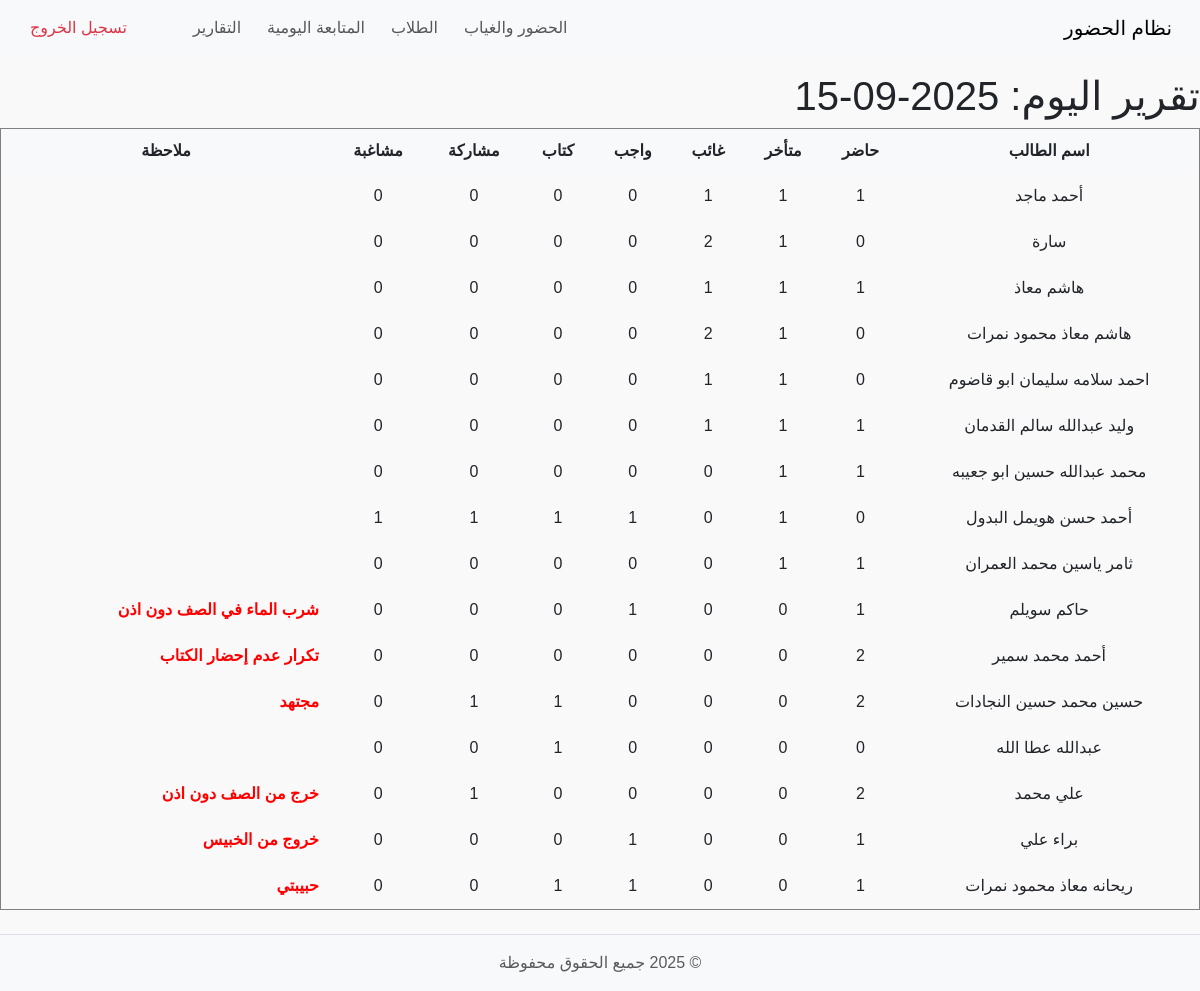
The page /reports (signed in) on the database as committed earlier.
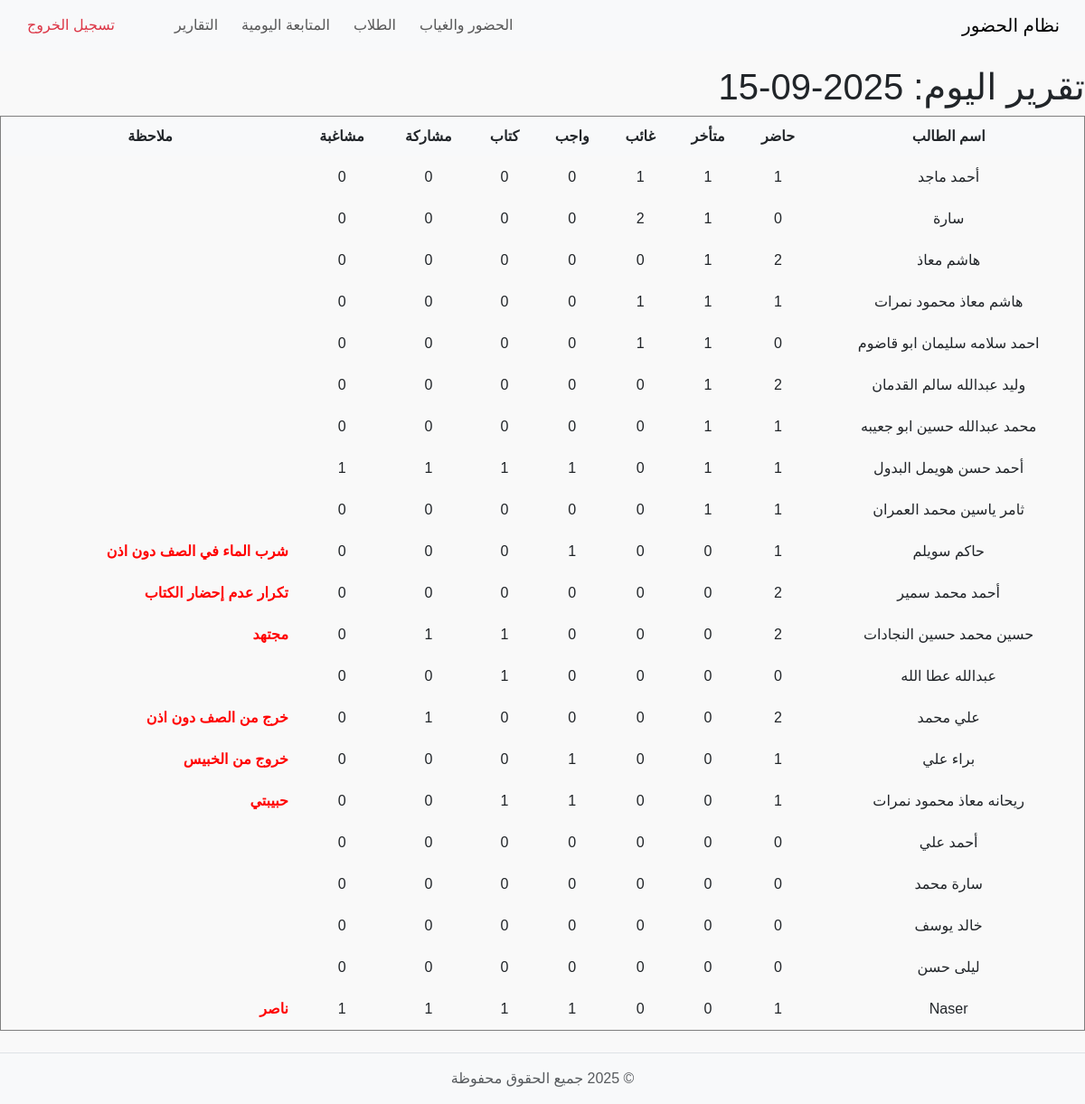
The same page on the database as committed later.
### tables this page shows
CREATE TABLE students (
    id INTEGER PRIMARY KEY AUTOINCREMENT,
    student_name TEXT NOT NULL,
    username TEXT,
    password TEXT
, class_name TEXT, section TEXT);

### app.py (the view)
@app.route('/reports')
@login_required
def reports_page():
    conn = get_db_connection()
    today = date.today().isoformat()
    students = conn.execute('''
        SELECT s.id, s.student_name,
               SUM(CASE WHEN a.status='present' THEN 1 ELSE 0 END) AS present_count,
               SUM(CASE WHEN a.status='late' THEN 1 ELSE 0 END) AS late_count,
               SUM(CASE WHEN a.status='absent' THEN 1 ELSE 0 END) AS absent_count,
               t.homework, t.book, t.participation, t.misbehavior, t.note
        FROM students s
        LEFT JOIN attendance a ON s.id = a.student_id
        LEFT JOIN student_tracking t ON s.id = t.student_id AND t.date=?
        GROUP BY s.id
    ''', (today,)).fetchall()
    conn.close()
    return render_template('reports.html', students=students, today=today)

### app.py (called while the page is built)
def get_db_connection():
    conn = sqlite3.connect('attendance.db')  # قاعدة البيانات القديمة
    conn.row_factory = sqlite3.Row
    return conn

def login_required(f):
    @wraps(f)
    def decorated_function(*args, **kwargs):
        if 'user' not in session:
            return redirect(url_for('login'))
        return f(*args, **kwargs)
    return decorated_function

### templates/reports.html (shortened to what this page needs)
<!DOCTYPE html>
<html lang="ar">
<head>
    <link rel="stylesheet" href="{{ url_for('static', filename='css/style.css') }}">
</head>
<body>
    {% include 'partials/header.html' %}
    {% include 'partials/navbar.html' %}
    <h1>تقرير اليوم: {{ today }}</h1>
    <table border="1" cellpadding="5" cellspacing="0">
        <thead>
            <tr>
                <th>اسم الطالب</th>
                <th>حاضر</th>
                <th>متأخر</th>
                <th>غائب</th>
                <th>واجب</th>
                <th>كتاب</th>
                <th>مشاركة</th>
                <th>مشاغبة</th>
                <th>ملاحظة</th>
            </tr>
        </thead>
        <tbody id="reportsTableBody">
            {% for student in students %}
            <tr>
                <td>{{ student.student_name }}</td>
                <td class="clickable" data-student="{{ student.id }}" data-status="present">{{ student.present_count or 0 }}</td>
                <td class="clickable" data-student="{{ student.id }}" data-status="late">{{ student.late_count or 0 }}</td>
                <td class="clickable" data-student="{{ student.id }}" data-status="absent">{{ student.absent_count or 0 }}</td>
                <td class="clickable" data-student="{{ student.id }}" data-field="homework">{{ student.homework or 0 }}</td>
                <td class="clickable" data-student="{{ student.id }}" data-field="book">{{ student.book or 0 }}</td>
                <td class="clickable" data-student="{{ student.id }}" data-field="participation">{{ student.participation or 0 }}</td>
                <td class="clickable" data-student="{{ student.id }}" data-field="misbehavior">{{ student.misbehavior or 0 }}</td>
                <td>
                    <input type="text" class="note-input {% if student.note %}has-note{% endif %}"
                           value="{{ student.note or '' }}"
                           data-student="{{ student.id }}">
                </td>
            </tr>
            {% endfor %}
        </tbody>
    </table>
    {% include 'partials/footer.html' %}
</body>
</html>

Rows that differ between the two databases and show on the page:
computed for students "هاشم معاذ": present_count "1" → "2"; absent_count "1" → "0"
computed for students "هاشم معاذ محمود نمرات": present_count "0" → "1"; absent_count "2" → "1"
computed for students "وليد عبدالله سالم القدمان": present_count "1" → "2"; absent_count "1" → "0"
computed for students "أحمد حسن هويمل البدول": present_count "0" → "1"
added students: student_name "أحمد علي", present_count "0", late_count "0", absent_count "0", homework "0", book "0", participation "0", misbehavior "0"
added students: student_name "سارة محمد", present_count "0", late_count "0", absent_count "0", homework "0", book "0", participation "0", misbehavior "0"
added students: student_name "خالد يوسف", present_count "0", late_count "0", absent_count "0", homework "0", book "0", participation "0", misbehavior "0"
added students: student_name "ليلى حسن", present_count "0", late_count "0", absent_count "0", homework "0", book "0", participation "0", misbehavior "0"
added students: student_name "Naser", present_count "1", late_count "0", absent_count "0", homework "1", book "1", participation "1", misbehavior "1", note "ناصر"
